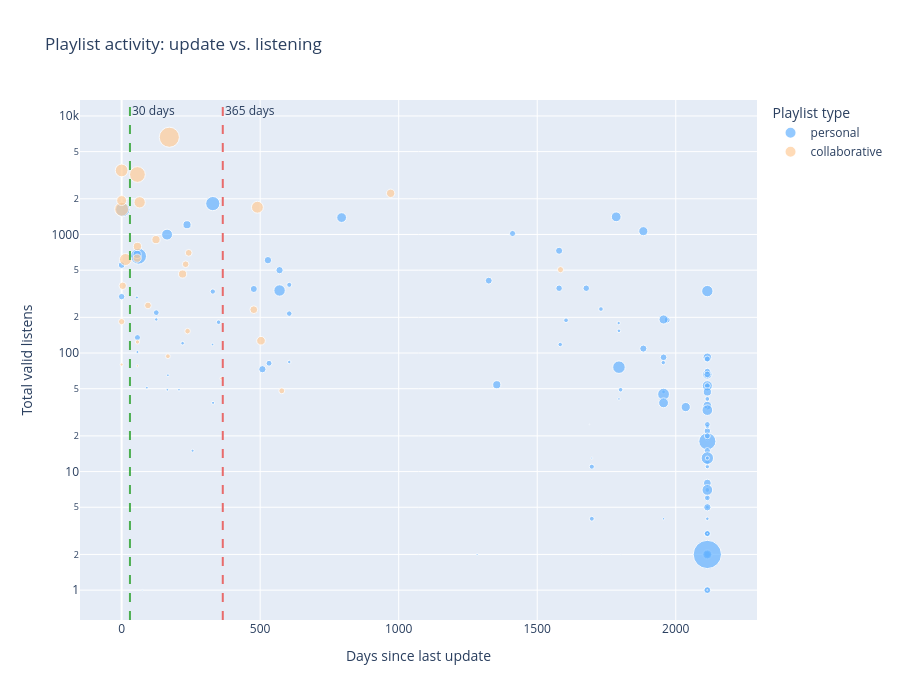

Notebook code for this chart:
### Markdown cell above
## 5.1 Активность плейлистов: подготовка и обзор

### Code cell
# 5.1 Активность плейлистов: подготовка и обзор

# Анализируем только personal и collaborative.
# В contributed и foreign большая часть добавлений — чужие,
# их активность не отражает личное поведение пользователя.
#
# Данные уже маскированы в блоке 0: аккаунты → account_N,
# названия личных плейлистов → personal_*.

# ==========================================
# Подготовка
# ==========================================
# Валидные прослушивания по трекам
valid_events = df_events[df_events['valid_play']]
track_listen_counts = (
    valid_events
    .groupby('spotify_track_uri')
    .size()
    .reset_index(name='valid_listens')
)

# Связи трек–плейлист только для personal и collaborative
own_links = playlist_links[
    playlist_links['playlist_type'].isin(['personal', 'collaborative'])
].copy()

pl_tracks = own_links[['name_norm', 'playlist_type', 'Track URI']].drop_duplicates()
pl_tracks = pl_tracks.merge(
    track_listen_counts,
    left_on='Track URI', right_on='spotify_track_uri', how='left'
)
pl_tracks['valid_listens'] = pl_tracks['valid_listens'].fillna(0).astype(int)

# Агрегация по плейлисту
playlist_agg = pl_tracks.groupby(['name_norm', 'playlist_type']).agg(
    total_listens=('valid_listens', 'sum'),
    unique_tracks=('Track URI', 'nunique')
).reset_index()

# Метаданные
meta = playlists_metadata.drop_duplicates('name_norm')[
    ['name_norm', 'num_tracks', 'last_modified']
].copy()
meta['last_modified_dt'] = pd.to_datetime(meta['last_modified'], errors='coerce')
max_date = meta['last_modified_dt'].max()
meta['days_since_update'] = (max_date - meta['last_modified_dt']).dt.days

# Объединяем
pl_activity = playlist_agg.merge(
    meta[['name_norm', 'num_tracks', 'days_since_update']],
    on='name_norm', how='left'
).dropna(subset=['days_since_update']).copy()

print(f'✅ Playlists prepared for activity analysis: {len(pl_activity)}')
print(f'   personal:      {(pl_activity["playlist_type"]=="personal").sum()}')
print(f'   collaborative: {(pl_activity["playlist_type"]=="collaborative").sum()}')


# ==========================================
# Обзор прослушиваемости по типам
# ==========================================
print('\n📊 Listening by playlist type (personal & collaborative):')
listen_by_type = pl_activity.groupby('playlist_type').agg(
    Total_listens=('total_listens', 'sum'),
    Mean_listens=('total_listens', 'mean'),
    Median_listens=('total_listens', 'median')
).round(1)
listen_by_type.index = ['personal', 'collaborative']

display(listen_by_type)

# Bar plot суммарных прослушиваний
fig, ax = plt.subplots(figsize=(8, 5))
bars = ax.bar(
    listen_by_type.index,
    listen_by_type['Total_listens'],
    color=[colors_map['personal'], colors_map['collaborative']],
    edgecolor='white'
)
ax.set_ylabel('Total valid listens')
ax.set_title('Total valid listens by playlist type')
for bar, val in zip(bars, listen_by_type['Total_listens']):
    ax.text(bar.get_x() + bar.get_width()/2, bar.get_height() + 1,
            f'{val:,.0f}', ha='center')
plt.tight_layout()
plt.show()


# ==========================================
# Категории активности
# ==========================================
def activity_category(days):
    if days <= 30:
        return 'active', '≤ 30 days'
    elif days <= 365:
        return 'moderate', '31–365 days'
    else:
        return 'abandoned', '> 365 days'


pl_activity[['activity', 'criterion']] = pl_activity['days_since_update'].apply(
    lambda d: pd.Series(activity_category(d))
)

activity_counts = (
    pl_activity['activity']
    .value_counts()
    .reindex(['active', 'moderate', 'abandoned'])
    .fillna(0)
    .astype(int)
)
activity_pct = (activity_counts / len(pl_activity) * 100).round(1)

activity_df = pd.DataFrame({
    'Category': activity_counts.index,
    'Criterion': ['≤ 30 days', '31–365 days', '> 365 days'],
    'Count': activity_counts.values,
    'Share (%)': activity_pct.values
})
activity_df.index = activity_df.index + 1
activity_df.index.name = '№'

print('\n📊 Playlist activity:')
display(activity_df)

# Кросс-таблица активность × тип
activity_by_type = pd.crosstab(pl_activity['activity'], pl_activity['playlist_type'])
activity_by_type = activity_by_type.reindex(
    index=['active', 'moderate', 'abandoned'],
    columns=['personal', 'collaborative'],
    fill_value=0
)
print('\n📊 Activity by playlist type:')
display(activity_by_type)


# ==========================================
# Описательные статистики
# ==========================================
print('\n📊 Descriptive stats:')
stats_rows = []
for metric, description in [
    ('days_since_update', 'Days since last playlist update'),
    ('total_listens', 'Total valid listens across all tracks'),
    ('num_tracks', 'Number of unique tracks in playlist')
]:
    stats_rows.append({
        'Metric': metric,
        'Description': description,
        'Median': round(pl_activity[metric].median(), 1),
        'Mean': round(pl_activity[metric].mean(), 1),
        'N': int(pl_activity[metric].notna().sum())
    })

stats_df = pd.DataFrame(stats_rows)
stats_df.index = stats_df.index + 1
stats_df.index.name = '№'
display(stats_df)


# ==========================================
# Scatter: давность обновления vs прослушивания
# ============================================================
# Цвет точки — тип плейлиста, размер — число треков.
# Вертикальные линии: 30 и 365 дней — границы активности.
# Горизонтальная — медиана прослушиваний.
fig = px.scatter(
    pl_activity,
    x='days_since_update',
    y='total_listens',
    size='num_tracks',
    color='playlist_type',
    color_discrete_map={
        'personal': colors_map['personal'],
        'collaborative': colors_map['collaborative'],
    },
    hover_name='name_norm',
    hover_data={
        'playlist_type': True,
        'num_tracks': True,
        'days_since_update': True,
        'total_listens': True,
    },
    labels={
        'days_since_update': 'Days since last update',
        'total_listens': 'Total valid listens',
        'num_tracks': 'Number of tracks',
        'playlist_type': 'Playlist type',
        'name_norm': 'Playlist',
    },
    title='Playlist activity: update vs. listening'
)

fig.add_vline(x=30, line_dash='dash', line_color=COLORS['line_success'],
              annotation_text='30 days')
fig.add_vline(x=365, line_dash='dash', line_color=COLORS['line_accent'],
              annotation_text='365 days')
fig.update_layout(
    yaxis_type='log',
    hovermode='closest',
    height=700
)
fig.show()

# Таблица данных с прокруткой
scatter_data = pl_activity[
    ['name_norm', 'playlist_type', 'num_tracks', 'days_since_update', 'total_listens']
].copy()
scatter_data.index = scatter_data.index + 1
scatter_data.index.name = '№'

html_table = scatter_data.to_html()
display(HTML(f'<div style="max-height:400px; overflow-y:auto;">{html_table}</div>'))

### Figure 1 — Plotly figure (JSON) as saved in the notebook; plotly's stock layout.template omitted (floating-point values rounded to 4 significant figures; data arrays with more than 128 entries replaced by an {"elided": "..."} marker saying what was removed)
{"data": [{"customdata": {"elided": "128x2 mixed values"}, "hovertemplate": "<b>%{hovertext}</b><br><br>Playlist type=%{customdata[0]}<br>Days since last update=%{x}<br>Total valid listens=%{y}<br>Number of tracks=%{customdata[1]}<extra></extra>", "hovertext": ["!!!", "#fall18", "#leto_electro", "#spring", "'20spring", "'s", "02.2020", "03._trip_pas_pop", "1", "12.2017", "18_nice", "19", "19_april", "19_december", "19_fall", "19_leto", "19_new", "19_nice_soft", "19_november", "19august", "19chill", "2015", "2020", "2020_dec", "2021", "2021...", "2021_february", "2021_trip_hop", "2024", "29.01.22", "@1", "@_02_18", "@summer2018", "a_little_space_trip", "acid_jazz,_downtempo,_nu_jazz_trip", "armin_van_buuren_presents", "best_alternative_of_all_time", "christmas_classics", "compil_trip_hop", "dance", "deep_jazzy_house_summer_2020_-_soulful_chill_lounge_instrumental_house_beach_relax", "electro_80's", "fall2021", "fall21", "fall🍁2022", "golden_christmas", "happy_christmas", "home_dance", "january_2018", "may", "moon_vibes", "morning_2021", "new20", "personal_emotional_04", "personal_emotional_07", "personal_emotional_08", "personal_emotional_09", "personal_emotional_11", "personal_emotional_12", "personal_emotional_13", "personal_health_13", "personal_health_14", "personal_health_15", "personal_health_16", "personal_health_18", "personal_health_19", "personal_identity_07", "personal_identity_08", "personal_identity_09", "personal_identity_10", "personal_identity_13", "personal_intimate_02", "personal_intimate_03", "personal_personal_09", "personal_personal_10", "personal_personal_11", "personal_personal_12", "personal_personal_13", "personal_personal_14", "personal_personal_15", "personal_personal_16", "personal_personal_19", "personal_personal_20", "personal_personal_21", "personal_personal_22", "personal_relationship_03", "personal_relationship_04", "personal_relationship_05", "personal_relationship_06", "personal_routine_06", "personal_spiritual_04", "personal_spiritual_05", "personal_spiritual_06", "personal_spiritual_07", "personal_spiritual_08", "personal_spiritual_09", "personal_spiritual_10", "personal_state_10", "personal_state_11", "personal_state_12", "personal_state_13", "personal_state_14", "personal_state_15", "personal_state_16", "personal_state_17", "personal_state_18", "personal_state_19", "personal_state_20", "personal_state_21", "post-punk", "psybient_psychill_trance", "sept22", "space_oddity", "space_paradis_(deep_house", "spring_23", "spring_mood", "sum21", "sunglasses_at_night", "trance_,_deep_&_progressive", "trip_hop", "untied", "vesna_22", "wonderful_life", "zima2022", "☀️_le_chill-out_☀️", "🌊chill", "🌞summer_time_2022🌞", "🌬️winter"], "legendgroup": "personal", "marker": {"color": "#66b3ff", "size": [64, 42, 10, 106, 83, 41, 37, 124, 60, 34, 145, 20, 57, 11, 64, 50, 23, 31, 26, 97, 26, 42, 14, 52, 73, 73, 20, 119, 290, 94, 40, 18, 59, 62, 419, 100, 60, 69, 29, 11, 78, 33, 61, 61, 72, 50, 50, 19, 27, 32, 171, 6, 21, 46, 187, 76, 186, 10, 10, 201, 6, 1, 2, 47, 3, 13, 64, 30, 79, 30, 27, 80, 104, 120, 137, 55, 95, 366, 11, 123, 17, 16, 52, 44, 3, 1, 9, 97, 8, 10, 40, 33, 94, 1, 221, 3, 131, 62, 24, 50, 13, 226, 164, 139, 51, 88, 138, 1, 76, 47, 49, 68, 71, 164, 17, 14, 19, 106, 1149, 53, 13, 32, 31, 28, 76, 292, 54, 37], "sizemode": "area", "sizeref": 2.873, "symbol": "circle"}, "mode": "markers", "name": "personal", "orientation": "v", "showlegend": true, "type": "scatter", "x": [1956, 2114, 2114, 2114, 2114, 2114, 1697, 2114, 0, 1697, 2114, 2114, 2114, 2114, 2114, 2114, 2114, 2114, 2114, 2114, 2114, 2114, 2109, 1969, 1579, 1883, 1956, 1956, 329, 236, 2114, 2114, 2114, 2114, 2114, 2114, 2114, 2114, 2114, 91, 2114, 2114, 1579, 1677, 477, 2114, 2114, 220, 2114, 2114, 164, 1697, 2114, 2114, 570, 570, 2114, 207, 165, 1956, 1283, 2114, 2114, 2114, 2114, 57, 0, 350, 528, 1801, 1955, 2114, 2114, 1883, 794, 2114, 1354, 61, 167, 2036, 125, 1794, 57, 605, 75, 1802, 328, 56, 1956, 1795, 329, 2114, 2114, 1731, 2114, 2114, 2114, 2114, 2114, 532, 256, 1795, 2114, 1956, 2114, 2114, 1785, 1688, 508, 125, 2114, 1325, 2114, 2114, 605, 330, 1795, 2114, 2114, 2114, 55, 1604, 1730, 1583, 2114, 4, 1411, 605], "xaxis": "x", "y": [92, 1, 6, 36, 51, 3, 11, 66, 299, 4, 53, 24, 70, 21, 66, 53, 0, 0, 19, 47, 11, 12, 35, 190, 729, 109, 47, 192, 1822, 1208, 3, 4, 3, 2, 18, 0, 22, 1, 24, 51, 0, 0, 352, 352, 347, 3, 0, 121, 2, 41, 998, 13, 5, 25, 337, 500, 333, 49, 49, 45, 2, 3, 0, 6, 1, 102, 552, 182, 607, 49, 83, 0, 92, 1066, 1389, 15, 54, 656, 65, 35, 192, 179, 135, 215, 1, 2, 118, 679, 4, 41, 330, 7, 0, 2, 13, 0, 2, 2, 13, 82, 15, 76, 33, 38, 20, 8, 1409, 25, 73, 219, 0, 408, 0, 7, 84, 38, 154, 2, 2, 89, 294, 189, 235, 118, 5, 1620, 1019, 376], "yaxis": "y"}, {"customdata": [["collaborative", 581], ["collaborative", 279], ["collaborative", 97], ["collaborative", 108], ["collaborative", 55], ["collaborative", 6], ["collaborative", 12], ["collaborative", 45], ["collaborative", 8], ["collaborative", 14], ["collaborative", 26], ["collaborative", 54], ["collaborative", 98], ["collaborative", 141], ["collaborative", 101], ["collaborative", 202], ["collaborative", 87], ["collaborative", 63], ["collaborative", 64], ["collaborative", 66], ["collaborative", 50], ["collaborative", 233], ["collaborative", 184], ["collaborative", 80], ["collaborative", 33], ["collaborative", 358], ["collaborative", 96], ["collaborative", 95], ["collaborative", 207]], "hovertemplate": "<b>%{hovertext}</b><br><br>Playlist type=%{customdata[0]}<br>Days since last update=%{x}<br>Total valid listens=%{y}<br>Number of tracks=%{customdata[1]}<extra></extra>", "hovertext": ["2025", "2026", "202603", "ambienr_post-rock", "personal_emotional_01", "personal_emotional_02", "personal_emotional_03", "personal_emotional_05", "personal_emotional_06", "personal_emotional_10", "personal_health_22", "personal_identity_01", "personal_identity_02", "personal_identity_03", "personal_personal_01", "personal_personal_17", "personal_routine_01", "personal_state_01", "personal_state_22", "personal_state_23", "psychill", "ringleader", "soulful_mood", "summer_saga", "thought_of_silence", "🌊🌊🌊waves", "🌑🌒🌕🌔moon", "🎷🎷🎷", "🪴organic_electronica"], "legendgroup": "collaborative", "marker": {"color": "#ffcc99", "size": [581, 279, 97, 108, 55, 6, 12, 45, 8, 14, 26, 54, 98, 141, 101, 202, 87, 63, 64, 66, 50, 233, 184, 80, 33, 358, 96, 95, 207], "sizemode": "area", "sizeref": 2.873, "symbol": "circle"}, "mode": "markers", "name": "collaborative", "orientation": "v", "showlegend": true, "type": "scatter", "x": [172, 0, 124, 503, 0, 612, 360, 238, 57, 0, 57, 1584, 56, 0, 971, 490, 477, 231, 95, 242, 578, 0, 65, 4, 167, 57, 57, 220, 14], "xaxis": "x", "y": [6611, 1633, 905, 127, 184, 0, 61, 153, 78, 80, 124, 505, 631, 1934, 2225, 1698, 232, 561, 252, 700, 48, 3469, 1867, 369, 94, 3206, 792, 464, 615], "yaxis": "y"}], "layout": {"annotations": [{"showarrow": false, "text": "30 days", "x": 30, "xanchor": "left", "xref": "x", "y": 1, "yanchor": "top", "yref": "y domain"}, {"showarrow": false, "text": "365 days", "x": 365, "xanchor": "left", "xref": "x", "y": 1, "yanchor": "top", "yref": "y domain"}], "height": 700, "hovermode": "closest", "legend": {"itemsizing": "constant", "title": {"text": "Playlist type"}, "tracegroupgap": 0}, "shapes": [{"line": {"color": "#4CAF50", "dash": "dash"}, "type": "line", "x0": 30, "x1": 30, "xref": "x", "y0": 0, "y1": 1, "yref": "y domain"}, {"line": {"color": "#E86B6B", "dash": "dash"}, "type": "line", "x0": 365, "x1": 365, "xref": "x", "y0": 0, "y1": 1, "yref": "y domain"}], "title": {"text": "Playlist activity: update vs. listening"}, "xaxis": {"anchor": "y", "domain": [0, 1], "title": {"text": "Days since last update"}}, "yaxis": {"anchor": "x", "domain": [0, 1], "title": {"text": "Total valid listens"}, "type": "log"}}}
